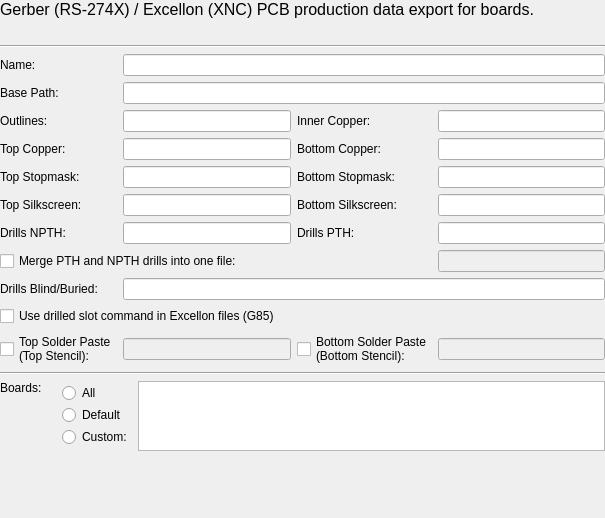
<?xml version="1.0" encoding="UTF-8"?>
<ui version="4.0">
 <class>librepcb::editor::GerberExcellonOutputJobWidget</class>
 <widget class="QWidget" name="librepcb::editor::GerberExcellonOutputJobWidget">
  <property name="geometry">
   <rect>
    <x>0</x>
    <y>0</y>
    <width>605</width>
    <height>518</height>
   </rect>
  </property>
  <property name="windowTitle">
   <string>Form</string>
  </property>
  <layout class="QGridLayout" name="gridLayout">
   <property name="leftMargin">
    <number>0</number>
   </property>
   <property name="topMargin">
    <number>0</number>
   </property>
   <property name="rightMargin">
    <number>0</number>
   </property>
   <property name="bottomMargin">
    <number>0</number>
   </property>
   <item row="5" column="2">
    <widget class="QLineEdit" name="edtSuffixOutlines">
     <property name="maxLength">
      <number>255</number>
     </property>
    </widget>
   </item>
   <item row="13" column="2">
    <widget class="QLineEdit" name="edtSuffixSolderPasteTop">
     <property name="enabled">
      <bool>false</bool>
     </property>
     <property name="maxLength">
      <number>255</number>
     </property>
    </widget>
   </item>
   <item row="9" column="0" colspan="2">
    <widget class="QLabel" name="label_12">
     <property name="text">
      <string>Drills NPTH:</string>
     </property>
    </widget>
   </item>
   <item row="3" column="0">
    <widget class="QLabel" name="label_4">
     <property name="text">
      <string>Name:</string>
     </property>
    </widget>
   </item>
   <item row="15" column="0">
    <widget class="QLabel" name="label_2">
     <property name="text">
      <string>Boards:</string>
     </property>
     <property name="alignment">
      <set>Qt::AlignLeading|Qt::AlignLeft|Qt::AlignTop</set>
     </property>
    </widget>
   </item>
   <item row="7" column="0" colspan="2">
    <widget class="QLabel" name="label_15">
     <property name="text">
      <string>Top Stopmask:</string>
     </property>
    </widget>
   </item>
   <item row="6" column="4">
    <widget class="QLineEdit" name="edtSuffixCopperBot">
     <property name="maxLength">
      <number>255</number>
     </property>
    </widget>
   </item>
   <item row="7" column="4">
    <widget class="QLineEdit" name="edtSuffixSoldermaskBot">
     <property name="maxLength">
      <number>255</number>
     </property>
    </widget>
   </item>
   <item row="9" column="3">
    <widget class="QLabel" name="label_13">
     <property name="text">
      <string>Drills PTH:</string>
     </property>
    </widget>
   </item>
   <item row="13" column="4">
    <widget class="QLineEdit" name="edtSuffixSolderPasteBot">
     <property name="enabled">
      <bool>false</bool>
     </property>
     <property name="maxLength">
      <number>255</number>
     </property>
    </widget>
   </item>
   <item row="11" column="0" colspan="2">
    <widget class="QLabel" name="label_18">
     <property name="text">
      <string>Drills Blind/Buried:</string>
     </property>
    </widget>
   </item>
   <item row="4" column="0" colspan="2">
    <widget class="QLabel" name="label_6">
     <property name="text">
      <string>Base Path:</string>
     </property>
    </widget>
   </item>
   <item row="6" column="2">
    <widget class="QLineEdit" name="edtSuffixCopperTop">
     <property name="maxLength">
      <number>255</number>
     </property>
    </widget>
   </item>
   <item row="6" column="0" colspan="2">
    <widget class="QLabel" name="label_14">
     <property name="text">
      <string>Top Copper:</string>
     </property>
    </widget>
   </item>
   <item row="8" column="0" colspan="2">
    <widget class="QLabel" name="label_10">
     <property name="text">
      <string>Top Silkscreen:</string>
     </property>
    </widget>
   </item>
   <item row="7" column="2">
    <widget class="QLineEdit" name="edtSuffixSoldermaskTop">
     <property name="maxLength">
      <number>255</number>
     </property>
    </widget>
   </item>
   <item row="1" column="0" colspan="5">
    <widget class="QLabel" name="lblInfo">
     <property name="wordWrap">
      <bool>true</bool>
     </property>
    </widget>
   </item>
   <item row="5" column="4">
    <widget class="QLineEdit" name="edtSuffixCopperInner">
     <property name="maxLength">
      <number>255</number>
     </property>
    </widget>
   </item>
   <item row="2" column="0" colspan="5">
    <widget class="Line" name="line">
     <property name="orientation">
      <enum>Qt::Horizontal</enum>
     </property>
    </widget>
   </item>
   <item row="3" column="2" colspan="3">
    <widget class="QLineEdit" name="edtName"/>
   </item>
   <item row="8" column="4">
    <widget class="QLineEdit" name="edtSuffixSilkscreenBot">
     <property name="maxLength">
      <number>255</number>
     </property>
    </widget>
   </item>
   <item row="12" column="0" colspan="5">
    <widget class="QCheckBox" name="cbxUseG85Slots">
     <property name="toolTip">
      <string>Export slots as drilled (G85) instead of routed (G00..G03).
Not recommended unless the G00..G03 are causing troubles with the PCB manufacturer.
Attention: Curved slots are not supported in G85 mode (will raise an error).</string>
     </property>
     <property name="text">
      <string>Use drilled slot command in Excellon files (G85)</string>
     </property>
    </widget>
   </item>
   <item row="13" column="3">
    <widget class="QCheckBox" name="cbxSolderPasteBot">
     <property name="text">
      <string>Bottom Solder Paste
(Bottom Stencil):</string>
     </property>
    </widget>
   </item>
   <item row="5" column="3">
    <widget class="QLabel" name="label_17">
     <property name="text">
      <string>Inner Copper:</string>
     </property>
    </widget>
   </item>
   <item row="6" column="3">
    <widget class="QLabel" name="label_7">
     <property name="text">
      <string>Bottom Copper:</string>
     </property>
    </widget>
   </item>
   <item row="8" column="3">
    <widget class="QLabel" name="label_5">
     <property name="text">
      <string>Bottom Silkscreen:</string>
     </property>
    </widget>
   </item>
   <item row="5" column="0" colspan="2">
    <widget class="QLabel" name="label_8">
     <property name="text">
      <string>Outlines:</string>
     </property>
    </widget>
   </item>
   <item row="16" column="2">
    <spacer name="verticalSpacer">
     <property name="orientation">
      <enum>Qt::Vertical</enum>
     </property>
     <property name="sizeHint" stdset="0">
      <size>
       <width>20</width>
       <height>0</height>
      </size>
     </property>
    </spacer>
   </item>
   <item row="15" column="1" colspan="4">
    <layout class="QHBoxLayout" name="horizontalLayout_2">
     <item>
      <layout class="QVBoxLayout" name="verticalLayout_2">
       <property name="spacing">
        <number>0</number>
       </property>
       <item>
        <widget class="QRadioButton" name="rbtnBoardsAll">
         <property name="text">
          <string>All</string>
         </property>
        </widget>
       </item>
       <item>
        <widget class="QRadioButton" name="rbtnBoardsDefault">
         <property name="text">
          <string>Default</string>
         </property>
        </widget>
       </item>
       <item>
        <widget class="QRadioButton" name="rbtnBoardsCustom">
         <property name="text">
          <string>Custom:</string>
         </property>
        </widget>
       </item>
      </layout>
     </item>
     <item>
      <widget class="QListWidget" name="lstBoards">
       <property name="sizePolicy">
        <sizepolicy hsizetype="Expanding" vsizetype="Preferred">
         <horstretch>0</horstretch>
         <verstretch>0</verstretch>
        </sizepolicy>
       </property>
       <property name="horizontalScrollBarPolicy">
        <enum>Qt::ScrollBarAlwaysOff</enum>
       </property>
       <property name="sizeAdjustPolicy">
        <enum>QAbstractScrollArea::AdjustToContents</enum>
       </property>
       <property name="resizeMode">
        <enum>QListView::Adjust</enum>
       </property>
      </widget>
     </item>
    </layout>
   </item>
   <item row="8" column="2">
    <widget class="QLineEdit" name="edtSuffixSilkscreenTop">
     <property name="maxLength">
      <number>255</number>
     </property>
    </widget>
   </item>
   <item row="7" column="3">
    <widget class="QLabel" name="label_11">
     <property name="text">
      <string>Bottom Stopmask:</string>
     </property>
    </widget>
   </item>
   <item row="10" column="0" colspan="4">
    <widget class="QCheckBox" name="cbxDrillsMerge">
     <property name="text">
      <string>Merge PTH and NPTH drills into one file:</string>
     </property>
    </widget>
   </item>
   <item row="13" column="0" colspan="2">
    <widget class="QCheckBox" name="cbxSolderPasteTop">
     <property name="text">
      <string>Top Solder Paste
(Top Stencil):</string>
     </property>
    </widget>
   </item>
   <item row="11" column="2" colspan="3">
    <widget class="QLineEdit" name="edtSuffixDrillsBuried"/>
   </item>
   <item row="4" column="2" colspan="3">
    <widget class="QLineEdit" name="edtBasePath">
     <property name="maxLength">
      <number>255</number>
     </property>
    </widget>
   </item>
   <item row="10" column="4">
    <widget class="QLineEdit" name="edtSuffixDrills">
     <property name="enabled">
      <bool>false</bool>
     </property>
     <property name="maxLength">
      <number>255</number>
     </property>
    </widget>
   </item>
   <item row="9" column="4">
    <widget class="QLineEdit" name="edtSuffixDrillsPth">
     <property name="maxLength">
      <number>255</number>
     </property>
    </widget>
   </item>
   <item row="14" column="0" colspan="5">
    <widget class="Line" name="line_2">
     <property name="orientation">
      <enum>Qt::Horizontal</enum>
     </property>
    </widget>
   </item>
   <item row="9" column="2">
    <widget class="QLineEdit" name="edtSuffixDrillsNpth">
     <property name="maxLength">
      <number>255</number>
     </property>
    </widget>
   </item>
   <item row="0" column="0" colspan="5">
    <widget class="QLabel" name="label">
     <property name="font">
      <font>
       <pointsize>12</pointsize>
      </font>
     </property>
     <property name="text">
      <string>Gerber (RS-274X) / Excellon (XNC) PCB production data export for boards.</string>
     </property>
    </widget>
   </item>
  </layout>
 </widget>
 <tabstops>
  <tabstop>edtName</tabstop>
  <tabstop>edtBasePath</tabstop>
  <tabstop>edtSuffixOutlines</tabstop>
  <tabstop>edtSuffixCopperInner</tabstop>
  <tabstop>edtSuffixCopperTop</tabstop>
  <tabstop>edtSuffixCopperBot</tabstop>
  <tabstop>edtSuffixSoldermaskTop</tabstop>
  <tabstop>edtSuffixSoldermaskBot</tabstop>
  <tabstop>edtSuffixSilkscreenTop</tabstop>
  <tabstop>edtSuffixSilkscreenBot</tabstop>
  <tabstop>edtSuffixDrillsNpth</tabstop>
  <tabstop>edtSuffixDrillsPth</tabstop>
  <tabstop>cbxDrillsMerge</tabstop>
  <tabstop>edtSuffixDrills</tabstop>
  <tabstop>edtSuffixDrillsBuried</tabstop>
  <tabstop>cbxUseG85Slots</tabstop>
  <tabstop>cbxSolderPasteTop</tabstop>
  <tabstop>edtSuffixSolderPasteTop</tabstop>
  <tabstop>cbxSolderPasteBot</tabstop>
  <tabstop>edtSuffixSolderPasteBot</tabstop>
  <tabstop>rbtnBoardsDefault</tabstop>
  <tabstop>rbtnBoardsAll</tabstop>
  <tabstop>rbtnBoardsCustom</tabstop>
  <tabstop>lstBoards</tabstop>
 </tabstops>
 <resources/>
 <connections/>
</ui>
